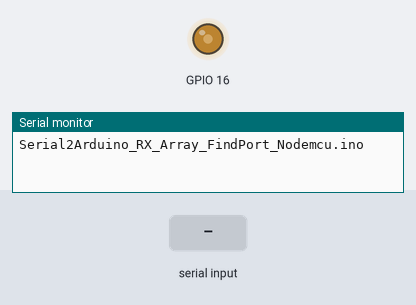
The sketch below on a simulated ESP8266 (NodeMCU). Shown: output pins drawn as LEDs (lit = HIGH), the last lines printed to the serial monitor. The inputs (shaded band) are chosen by the test bench.

Above: at 1.2 s.
1.3 s: "1\n" received over Serial
2.8 s: "0\n" received over Serial
At 3.6 s:
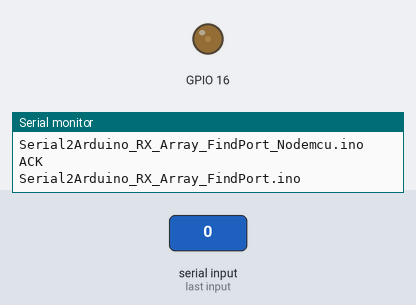
Timing chart, 0 to 5.8 s (numbered marks = the images above; inputs shaded):
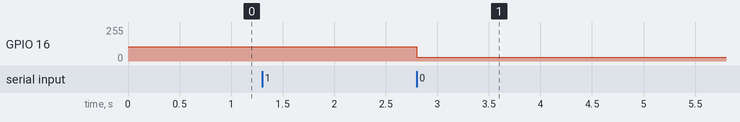

Measured:
- after the input at 2.8 s, GPIO 16: 107/255 → 29/255 at once

The sketch:

Serial2Arduino_RX_Array_FindPort_Nodemcu.ino
```cpp
void setup() {
  analogWriteRange(300);//test OK
  analogWriteFreq(32000);
  analogWrite(16, 127);//real t=35.7us ,f=>28.01KHz,dt=43.7%(127/300*100%=42.33%)
  Serial.begin(115200);
  Serial.println("Serial2Arduino_RX_Array_FindPort_Nodemcu.ino");
}
byte rxBuffer[128];
String FindMeID = "@12";
boolean Connect = false;
void loop() {
  if (!Connect) {
    String cmdStr = readLine();
    if (cmdStr.length() > 0) {
      if (FindMeID.indexOf(cmdStr) > -1) {
        Serial.println("ACK");
        Connect = true;
        Serial.println("Serial2Arduino_RX_Array_FindPort.ino");
      }
      else Serial.println(cmdStr);
    }
  }
  else {
    int noBytes = Serial.available();
    if ( noBytes > 0)
    {
      Serial.readBytes(rxBuffer, noBytes);
      for (int i = 0; i < noBytes; i++) analogWrite(16, rxBuffer[i]+25);
      //    for (int i = 0; i < noBytes; i++) { Serial.print(rxBuffer[i], HEX); Serial.print(",");}
      //    Serial.print(noBytes);Serial.print(" bytes recive OK ");Serial.println(millis());
    }
  }
}
//------------------------------------------
String readLine()
{ static String s = "";
  while (Serial.available() > 0) {
    char c = Serial.read();//Serial.print(c);
    if ((c == '\n') || (c == '\r'))  {
      String t = s;
      s = "";
      return t;
    }
    else s += c;
  }
  return "";
}
```
